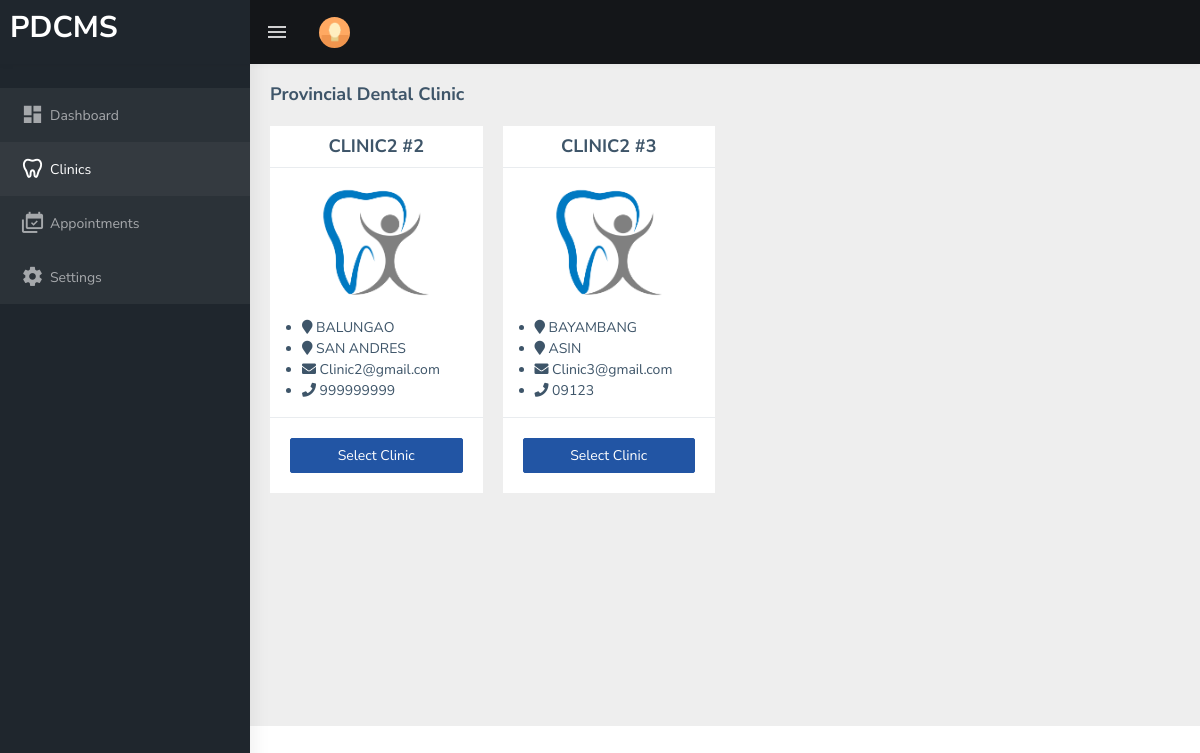
Screenshot of /patient/clinics.php with the database file from the repository.
### tables this page shows
CREATE TABLE `tbl_user` (
  `id` int(11) NOT NULL AUTO_INCREMENT,
  `access_id` int(11) DEFAULT NULL,
  `username` varchar(255) DEFAULT NULL,
  `password` varchar(255) DEFAULT NULL,
  `clinic_id` int(11) DEFAULT NULL,
  PRIMARY KEY (`id`)
);

CREATE TABLE `tbl_clinic` (
  `clinic_id` int(11) NOT NULL AUTO_INCREMENT,
  `name` varchar(255) DEFAULT NULL,
  `image` varchar(255) DEFAULT NULL,
  `description` text DEFAULT NULL,
  PRIMARY KEY (`clinic_id`)
);

CREATE TABLE `tbl_city` (
  `name` text DEFAULT NULL,
  `id` varchar(45) NOT NULL DEFAULT '0',
  `CreatedDate` datetime DEFAULT current_timestamp(),
  PRIMARY KEY (`id`),
  KEY `citymunCode` (`id`)
);

CREATE TABLE `tbl_barangay` (
  `id` text DEFAULT NULL,
  `name` text DEFAULT NULL,
  `city_id` text DEFAULT NULL,
  `CreatedDate` datetime DEFAULT current_timestamp()
);

CREATE TABLE `tbl_userinfo` (
  `id` int(255) NOT NULL AUTO_INCREMENT,
  `municipality` varchar(255) NOT NULL,
  `barangay` varchar(255) NOT NULL,
  `email` varchar(255) NOT NULL,
  `contact` varchar(255) DEFAULT NULL,
  `first_name` varchar(255) DEFAULT NULL,
  `last_name` varchar(255) DEFAULT NULL,
  PRIMARY KEY (`id`)
);

### includes/functions.php (called while the page is built, shortened)
<?php
function get_list($sql)
{
    $result = mysqli_query($_SESSION['conn'], $sql);
    $temp = array();
    while ($row = $result->fetch_assoc()) {
        $temp[] = $row;
    }
    return $temp;
}

### patient/clinics.php (the view, shortened to what this page needs)
<?php include 'header.php'; ?>
<div class="page-wrapper">
  <div class="page-breadcrumb">
    <div class="row">
      <div class="col-12 d-flex no-block align-items-center">
        <h4 class="page-title">Provincial Dental Clinic</h4>
      </div>
    </div>
  </div>
  <div class="container-fluid">
    <div class="row">
      <?php foreach (get_list("SELECT c.`image`,c.name as `clinic_name`,m.name as `municipality`,b.name as `barangay`,ui.email,ui.contact,u.id,u.clinic_id from tbl_user u inner join tbl_userinfo ui on ui.id = u.id inner join tbl_clinic c on c.clinic_id = u.clinic_id inner join tbl_city m on m.id = ui.municipality inner join tbl_barangay b on b.id = ui.barangay") as $res) { ?>
        <div class="col-md-3">
          <div class="card">
            <h4 class="card-title" style="text-align:center;margin:0px;padding:10px;font-weight:bold"><?= strtoupper($res['clinic_name']) ?> #<?= $res['clinic_id'] ?></h4>
            <img src="../images/clinic/<?= $res['image'] ?>" alt="" class="img-fluid border-top" style="max-height: 150px;object-fit:contain">
            <ul>
              <li><i class="fa fa-map-marker"></i> <?= strtoupper($res['municipality']) ?></li>
              <li><i class="fa fa-map-marker"></i> <?= strtoupper($res['barangay']) ?></li>
              <li><i class="fa fa-envelope"></i> <?= ucfirst($res['email']) ?></li>
              <li><i class="fa fa-phone"></i> <?= strtoupper($res['contact']) ?></li>
            </ul>
            <div class="border-top">
              <div class="card-body">
                <a href="view_clinic.php?clinic_id=<?= $res['clinic_id'] ?>" class="btn btn-info col-12" type="button">Select Clinic</a>
              </div>
            </div>
          </div>
        </div>
      <?php } ?>
    </div>
  </div>
</div>
</div>
<?php include 'footer.php'; ?>

### patient/header.php (shortened to what this page needs)
<?php include('../includes/functions.php') ?>
<!DOCTYPE html>
<html dir="ltr" lang="en">
<head>
  <link href="../assets/libs/flot/css/float-chart.css" rel="stylesheet" />
  <link href="../dist/css/style.min.css" rel="stylesheet" />
  <link href="../assets/libs/datatables.net-bs4/css/dataTables.bootstrap4.css" rel="stylesheet">
  <link rel="stylesheet" type="text/css" href="../assets/libs/bootstrap-datepicker/dist/css/bootstrap-datepicker.min.css" />
</head>
<body>
  <div id="main-wrapper" data-layout="vertical" data-navbarbg="skin5" data-sidebartype="full" data-sidebar-position="absolute" data-header-position="absolute" data-boxed-layout="full">
    <header class="topbar" data-navbarbg="skin5">
      <nav class="navbar top-navbar navbar-expand-md navbar-dark">
        <div class="navbar-header" data-logobg="skin5">
          <a class="navbar-brand" href="index.php">
            <h2>PDCMS</h2>
          </a>
        </div>
        <div class="navbar-collapse collapse" id="navbarSupportedContent" data-navbarbg="skin5">
          <ul class="navbar-nav float-start me-auto">
            <li class="nav-item d-none d-lg-block">
              <a class="nav-link sidebartoggler waves-effect waves-light" href="javascript:void(0)" data-sidebartype="mini-sidebar"><i class="mdi mdi-menu font-24"></i></a>
            </li>
            <li class="nav-item dropdown">
              <a class="
                    nav-link
                    dropdown-toggle
                    text-muted
                    waves-effect waves-dark
                    pro-pic
                  " href="#" id="navbarDropdown" role="button" data-bs-toggle="dropdown" aria-expanded="false">
                <img src="../assets/images/users/1.jpg" alt="user" class="rounded-circle" width="31" />
              </a>
            </li>
          </ul>
        </div>
      </nav>
    </header>
    <aside class="left-sidebar" data-sidebarbg="skin5">
      <div class="scroll-sidebar">
        <nav class="sidebar-nav">
          <ul id="sidebarnav" class="pt-4">
            <li class="sidebar-item">
              <a class="sidebar-link waves-effect waves-dark sidebar-link bg-dark" href="index.php" aria-expanded="false"><i class="mdi mdi-view-dashboard"></i><span class="hide-menu">Dashboard</span></a>
            </li>
            <li class="sidebar-item">
              <a class="sidebar-link waves-effect waves-dark sidebar-link bg-dark" href="clinics.php" aria-expanded="false"><i class="mdi mdi-tooth"></i><span class="hide-menu">Clinics</span></a>
            </li>
            <li class="sidebar-item">
              <a class="sidebar-link waves-effect waves-dark sidebar-link bg-dark" href="appointments.php" aria-expanded="false"><i class="mdi mdi-calendar-multiple-check"></i><span class="hide-menu">Appointments</span></a>
            </li>
            <li class="sidebar-item">
              <a class="sidebar-link waves-effect waves-dark sidebar-link bg-dark" href="settings.php" aria-expanded="false"><i class="mdi mdi-settings"></i><span class="hide-menu">Settings</span></a>
            </li>
          </ul>
        </nav>
      </div>
    </aside>

### patient/footer.php (shortened to what this page needs)
</body>
</html>

### rows the page displays
tbl_user: clinic.name "CLINIC2", clinic "2", clinic.image (picture), tbl_city.name "BALUNGAO", tbl_barangay.name "SAN ANDRES", tbl_userinfo.email "Clinic2@gmail.com", tbl_userinfo.contact "999999999"
tbl_user: clinic.name "CLINIC2", clinic "3", clinic.image (picture), tbl_city.name "BAYAMBANG", tbl_barangay.name "ASIN", tbl_userinfo.email "Clinic3@gmail.com", tbl_userinfo.contact "09123"
